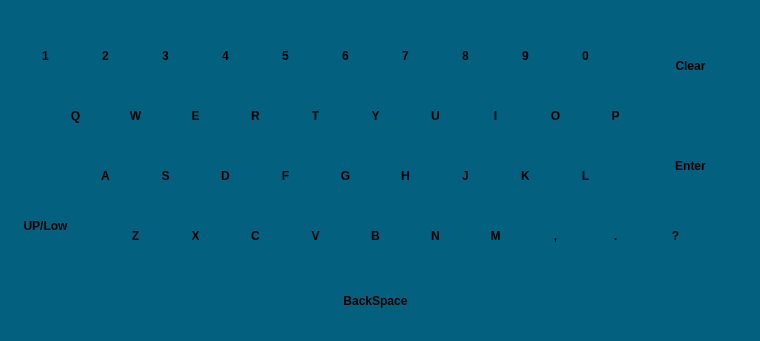
<?xml version="1.0" encoding="UTF-8"?>
<ui version="4.0">
 <class>textkeypad</class>
 <widget class="QDialog" name="textkeypad">
  <property name="geometry">
   <rect>
    <x>0</x>
    <y>0</y>
    <width>760</width>
    <height>341</height>
   </rect>
  </property>
  <property name="windowTitle">
   <string>Dialog</string>
  </property>
  <widget class="QLabel" name="label">
   <property name="geometry">
    <rect>
     <x>0</x>
     <y>0</y>
     <width>761</width>
     <height>341</height>
    </rect>
   </property>
   <property name="styleSheet">
    <string notr="true">background-color: rgb(3, 96, 126);</string>
   </property>
   <property name="text">
    <string/>
   </property>
  </widget>
  <widget class="QPushButton" name="ButOne">
   <property name="geometry">
    <rect>
     <x>20</x>
     <y>30</y>
     <width>51</width>
     <height>51</height>
    </rect>
   </property>
   <property name="styleSheet">
    <string notr="true">image: url(:/image/textbutton.png);
font: 75 17pt &quot;Ubuntu&quot;;
font:bold;
border:none;</string>
   </property>
   <property name="text">
    <string>1</string>
   </property>
  </widget>
  <widget class="QPushButton" name="ButTwo">
   <property name="geometry">
    <rect>
     <x>80</x>
     <y>30</y>
     <width>51</width>
     <height>51</height>
    </rect>
   </property>
   <property name="styleSheet">
    <string notr="true">image: url(:/image/textbutton.png);
font: 75 17pt &quot;Ubuntu&quot;;
font:bold;
border:none;</string>
   </property>
   <property name="text">
    <string>2</string>
   </property>
  </widget>
  <widget class="QPushButton" name="But3">
   <property name="geometry">
    <rect>
     <x>140</x>
     <y>30</y>
     <width>51</width>
     <height>51</height>
    </rect>
   </property>
   <property name="styleSheet">
    <string notr="true">image: url(:/image/textbutton.png);
font: 75 17pt &quot;Ubuntu&quot;;
font:bold;
border:none;</string>
   </property>
   <property name="text">
    <string>3</string>
   </property>
  </widget>
  <widget class="QPushButton" name="But4">
   <property name="geometry">
    <rect>
     <x>200</x>
     <y>30</y>
     <width>51</width>
     <height>51</height>
    </rect>
   </property>
   <property name="styleSheet">
    <string notr="true">image: url(:/image/textbutton.png);
font: 75 17pt &quot;Ubuntu&quot;;
font:bold;
border:none;</string>
   </property>
   <property name="text">
    <string>4</string>
   </property>
  </widget>
  <widget class="QPushButton" name="But5">
   <property name="geometry">
    <rect>
     <x>260</x>
     <y>30</y>
     <width>51</width>
     <height>51</height>
    </rect>
   </property>
   <property name="styleSheet">
    <string notr="true">image: url(:/image/textbutton.png);
font: 75 17pt &quot;Ubuntu&quot;;
font:bold;
border:none;</string>
   </property>
   <property name="text">
    <string>5</string>
   </property>
  </widget>
  <widget class="QPushButton" name="But6">
   <property name="geometry">
    <rect>
     <x>320</x>
     <y>30</y>
     <width>51</width>
     <height>51</height>
    </rect>
   </property>
   <property name="styleSheet">
    <string notr="true">image: url(:/image/textbutton.png);
font: 75 17pt &quot;Ubuntu&quot;;
font:bold;
border:none;</string>
   </property>
   <property name="text">
    <string>6</string>
   </property>
  </widget>
  <widget class="QPushButton" name="But7">
   <property name="geometry">
    <rect>
     <x>380</x>
     <y>30</y>
     <width>51</width>
     <height>51</height>
    </rect>
   </property>
   <property name="styleSheet">
    <string notr="true">image: url(:/image/textbutton.png);
font: 75 17pt &quot;Ubuntu&quot;;
font:bold;
border:none;</string>
   </property>
   <property name="text">
    <string>7</string>
   </property>
  </widget>
  <widget class="QPushButton" name="But8">
   <property name="geometry">
    <rect>
     <x>440</x>
     <y>30</y>
     <width>51</width>
     <height>51</height>
    </rect>
   </property>
   <property name="styleSheet">
    <string notr="true">image: url(:/image/textbutton.png);
font: 75 17pt &quot;Ubuntu&quot;;
font:bold;
border:none;</string>
   </property>
   <property name="text">
    <string>8</string>
   </property>
  </widget>
  <widget class="QPushButton" name="But9">
   <property name="geometry">
    <rect>
     <x>500</x>
     <y>30</y>
     <width>51</width>
     <height>51</height>
    </rect>
   </property>
   <property name="styleSheet">
    <string notr="true">image: url(:/image/textbutton.png);
font: 75 17pt &quot;Ubuntu&quot;;
font:bold;
border:none;</string>
   </property>
   <property name="text">
    <string>9</string>
   </property>
  </widget>
  <widget class="QPushButton" name="But0">
   <property name="geometry">
    <rect>
     <x>560</x>
     <y>30</y>
     <width>51</width>
     <height>51</height>
    </rect>
   </property>
   <property name="styleSheet">
    <string notr="true">image: url(:/image/textbutton.png);
font: 75 17pt &quot;Ubuntu&quot;;
font:bold;
border:none;</string>
   </property>
   <property name="text">
    <string>0</string>
   </property>
  </widget>
  <widget class="QPushButton" name="ButBack">
   <property name="geometry">
    <rect>
     <x>630</x>
     <y>30</y>
     <width>121</width>
     <height>71</height>
    </rect>
   </property>
   <property name="styleSheet">
    <string notr="true">font: 75 17pt &quot;Ubuntu&quot;;
image: url(:/image/enterbutton.png);
font:bold;
border:none;</string>
   </property>
   <property name="text">
    <string>Clear</string>
   </property>
  </widget>
  <widget class="QPushButton" name="ButQ">
   <property name="geometry">
    <rect>
     <x>50</x>
     <y>90</y>
     <width>51</width>
     <height>51</height>
    </rect>
   </property>
   <property name="styleSheet">
    <string notr="true">image: url(:/image/textbutton.png);
font: 75 17pt &quot;Ubuntu&quot;;
font:bold;
border:none;</string>
   </property>
   <property name="text">
    <string>Q</string>
   </property>
  </widget>
  <widget class="QPushButton" name="ButW">
   <property name="geometry">
    <rect>
     <x>110</x>
     <y>90</y>
     <width>51</width>
     <height>51</height>
    </rect>
   </property>
   <property name="styleSheet">
    <string notr="true">image: url(:/image/textbutton.png);
font: 75 17pt &quot;Ubuntu&quot;;
font:bold;
border:none;</string>
   </property>
   <property name="text">
    <string>W</string>
   </property>
  </widget>
  <widget class="QPushButton" name="ButE">
   <property name="geometry">
    <rect>
     <x>170</x>
     <y>90</y>
     <width>51</width>
     <height>51</height>
    </rect>
   </property>
   <property name="styleSheet">
    <string notr="true">image: url(:/image/textbutton.png);
font: 75 17pt &quot;Ubuntu&quot;;
font:bold;
border:none;</string>
   </property>
   <property name="text">
    <string>E</string>
   </property>
  </widget>
  <widget class="QPushButton" name="ButY">
   <property name="geometry">
    <rect>
     <x>350</x>
     <y>90</y>
     <width>51</width>
     <height>51</height>
    </rect>
   </property>
   <property name="styleSheet">
    <string notr="true">image: url(:/image/textbutton.png);
font: 75 17pt &quot;Ubuntu&quot;;
font:bold;
border:none;</string>
   </property>
   <property name="text">
    <string>Y</string>
   </property>
  </widget>
  <widget class="QPushButton" name="ButR">
   <property name="geometry">
    <rect>
     <x>230</x>
     <y>90</y>
     <width>51</width>
     <height>51</height>
    </rect>
   </property>
   <property name="styleSheet">
    <string notr="true">image: url(:/image/textbutton.png);
font: 75 17pt &quot;Ubuntu&quot;;
font:bold;
border:none;</string>
   </property>
   <property name="text">
    <string>R</string>
   </property>
  </widget>
  <widget class="QPushButton" name="ButT">
   <property name="geometry">
    <rect>
     <x>290</x>
     <y>90</y>
     <width>51</width>
     <height>51</height>
    </rect>
   </property>
   <property name="styleSheet">
    <string notr="true">image: url(:/image/textbutton.png);
font: 75 17pt &quot;Ubuntu&quot;;
font:bold;
border:none;</string>
   </property>
   <property name="text">
    <string>T</string>
   </property>
  </widget>
  <widget class="QPushButton" name="ButO">
   <property name="geometry">
    <rect>
     <x>530</x>
     <y>90</y>
     <width>51</width>
     <height>51</height>
    </rect>
   </property>
   <property name="styleSheet">
    <string notr="true">image: url(:/image/textbutton.png);
font: 75 17pt &quot;Ubuntu&quot;;
font:bold;
border:none;</string>
   </property>
   <property name="text">
    <string>O</string>
   </property>
  </widget>
  <widget class="QPushButton" name="ButU">
   <property name="geometry">
    <rect>
     <x>410</x>
     <y>90</y>
     <width>51</width>
     <height>51</height>
    </rect>
   </property>
   <property name="styleSheet">
    <string notr="true">image: url(:/image/textbutton.png);
font: 75 17pt &quot;Ubuntu&quot;;
font:bold;
border:none;</string>
   </property>
   <property name="text">
    <string>U</string>
   </property>
  </widget>
  <widget class="QPushButton" name="ButI">
   <property name="geometry">
    <rect>
     <x>470</x>
     <y>90</y>
     <width>51</width>
     <height>51</height>
    </rect>
   </property>
   <property name="styleSheet">
    <string notr="true">image: url(:/image/textbutton.png);
font: 75 17pt &quot;Ubuntu&quot;;
font:bold;
border:none;</string>
   </property>
   <property name="text">
    <string>I</string>
   </property>
  </widget>
  <widget class="QPushButton" name="ButP">
   <property name="geometry">
    <rect>
     <x>590</x>
     <y>90</y>
     <width>51</width>
     <height>51</height>
    </rect>
   </property>
   <property name="styleSheet">
    <string notr="true">image: url(:/image/textbutton.png);
font: 75 17pt &quot;Ubuntu&quot;;
font:bold;
border:none;</string>
   </property>
   <property name="text">
    <string>P</string>
   </property>
  </widget>
  <widget class="QPushButton" name="ButK">
   <property name="geometry">
    <rect>
     <x>500</x>
     <y>150</y>
     <width>51</width>
     <height>51</height>
    </rect>
   </property>
   <property name="styleSheet">
    <string notr="true">image: url(:/image/textbutton.png);
font: 75 17pt &quot;Ubuntu&quot;;
font:bold;
border:none;</string>
   </property>
   <property name="text">
    <string>K</string>
   </property>
  </widget>
  <widget class="QPushButton" name="ButD">
   <property name="geometry">
    <rect>
     <x>200</x>
     <y>150</y>
     <width>51</width>
     <height>51</height>
    </rect>
   </property>
   <property name="styleSheet">
    <string notr="true">image: url(:/image/textbutton.png);
font: 75 17pt &quot;Ubuntu&quot;;
font:bold;
border:none;</string>
   </property>
   <property name="text">
    <string>D</string>
   </property>
  </widget>
  <widget class="QPushButton" name="ButEnter">
   <property name="geometry">
    <rect>
     <x>610</x>
     <y>130</y>
     <width>161</width>
     <height>71</height>
    </rect>
   </property>
   <property name="styleSheet">
    <string notr="true">border:none;
image: url(:/image/enterbutton.png);
font: 75 17pt &quot;Ubuntu&quot;;
font:bold;
border:none;</string>
   </property>
   <property name="text">
    <string>Enter</string>
   </property>
  </widget>
  <widget class="QPushButton" name="ButUpper_Lower">
   <property name="geometry">
    <rect>
     <x>10</x>
     <y>190</y>
     <width>71</width>
     <height>71</height>
    </rect>
   </property>
   <property name="styleSheet">
    <string notr="true">image: url(:/image/textbutton.png);
font: 75 17pt &quot;Ubuntu&quot;;
font:bold;
border:none;</string>
   </property>
   <property name="text">
    <string>UP/Low</string>
   </property>
  </widget>
  <widget class="QPushButton" name="ButA">
   <property name="geometry">
    <rect>
     <x>80</x>
     <y>150</y>
     <width>51</width>
     <height>51</height>
    </rect>
   </property>
   <property name="styleSheet">
    <string notr="true">image: url(:/image/textbutton.png);
font: 75 17pt &quot;Ubuntu&quot;;
font:bold;
border:none;</string>
   </property>
   <property name="text">
    <string>A</string>
   </property>
  </widget>
  <widget class="QPushButton" name="ButG">
   <property name="geometry">
    <rect>
     <x>320</x>
     <y>150</y>
     <width>51</width>
     <height>51</height>
    </rect>
   </property>
   <property name="styleSheet">
    <string notr="true">image: url(:/image/textbutton.png);
font: 75 17pt &quot;Ubuntu&quot;;
font:bold;
border:none;</string>
   </property>
   <property name="text">
    <string>G</string>
   </property>
  </widget>
  <widget class="QPushButton" name="ButS">
   <property name="geometry">
    <rect>
     <x>140</x>
     <y>150</y>
     <width>51</width>
     <height>51</height>
    </rect>
   </property>
   <property name="styleSheet">
    <string notr="true">image: url(:/image/textbutton.png);
font: 75 17pt &quot;Ubuntu&quot;;
font:bold;
border:none;</string>
   </property>
   <property name="text">
    <string>S</string>
   </property>
  </widget>
  <widget class="QPushButton" name="ButL">
   <property name="geometry">
    <rect>
     <x>560</x>
     <y>150</y>
     <width>51</width>
     <height>51</height>
    </rect>
   </property>
   <property name="styleSheet">
    <string notr="true">image: url(:/image/textbutton.png);
font: 75 17pt &quot;Ubuntu&quot;;
font:bold;
border:none;</string>
   </property>
   <property name="text">
    <string>L</string>
   </property>
  </widget>
  <widget class="QPushButton" name="ButF">
   <property name="geometry">
    <rect>
     <x>260</x>
     <y>150</y>
     <width>51</width>
     <height>51</height>
    </rect>
   </property>
   <property name="styleSheet">
    <string notr="true">image: url(:/image/textbutton.png);
font: 75 17pt &quot;Ubuntu&quot;;
font:bold;
border:none;</string>
   </property>
   <property name="text">
    <string>F</string>
   </property>
  </widget>
  <widget class="QPushButton" name="ButJ">
   <property name="geometry">
    <rect>
     <x>440</x>
     <y>150</y>
     <width>51</width>
     <height>51</height>
    </rect>
   </property>
   <property name="styleSheet">
    <string notr="true">image: url(:/image/textbutton.png);
font: 75 17pt &quot;Ubuntu&quot;;
font:bold;
border:none;</string>
   </property>
   <property name="text">
    <string>J</string>
   </property>
  </widget>
  <widget class="QPushButton" name="ButH">
   <property name="geometry">
    <rect>
     <x>380</x>
     <y>150</y>
     <width>51</width>
     <height>51</height>
    </rect>
   </property>
   <property name="styleSheet">
    <string notr="true">image: url(:/image/textbutton.png);
font: 75 17pt &quot;Ubuntu&quot;;
font:bold;
border:none;</string>
   </property>
   <property name="text">
    <string>H</string>
   </property>
  </widget>
  <widget class="QPushButton" name="Butcomma">
   <property name="geometry">
    <rect>
     <x>530</x>
     <y>210</y>
     <width>51</width>
     <height>51</height>
    </rect>
   </property>
   <property name="styleSheet">
    <string notr="true">image: url(:/image/textbutton.png);
font: 75 17pt &quot;Ubuntu&quot;;
font:bold;
border:none;</string>
   </property>
   <property name="text">
    <string>,</string>
   </property>
  </widget>
  <widget class="QPushButton" name="ButC">
   <property name="geometry">
    <rect>
     <x>230</x>
     <y>210</y>
     <width>51</width>
     <height>51</height>
    </rect>
   </property>
   <property name="styleSheet">
    <string notr="true">image: url(:/image/textbutton.png);
font: 75 17pt &quot;Ubuntu&quot;;
font:bold;
border:none;</string>
   </property>
   <property name="text">
    <string>C</string>
   </property>
  </widget>
  <widget class="QPushButton" name="ButQues">
   <property name="geometry">
    <rect>
     <x>650</x>
     <y>210</y>
     <width>51</width>
     <height>51</height>
    </rect>
   </property>
   <property name="styleSheet">
    <string notr="true">image: url(:/image/textbutton.png);
font: 75 17pt &quot;Ubuntu&quot;;
font:bold;
border:none;</string>
   </property>
   <property name="text">
    <string>?</string>
   </property>
  </widget>
  <widget class="QPushButton" name="ButZ">
   <property name="geometry">
    <rect>
     <x>110</x>
     <y>210</y>
     <width>51</width>
     <height>51</height>
    </rect>
   </property>
   <property name="styleSheet">
    <string notr="true">image: url(:/image/textbutton.png);
font: 75 17pt &quot;Ubuntu&quot;;
font:bold;
border:none;</string>
   </property>
   <property name="text">
    <string>Z</string>
   </property>
  </widget>
  <widget class="QPushButton" name="ButB">
   <property name="geometry">
    <rect>
     <x>350</x>
     <y>210</y>
     <width>51</width>
     <height>51</height>
    </rect>
   </property>
   <property name="styleSheet">
    <string notr="true">image: url(:/image/textbutton.png);
font: 75 17pt &quot;Ubuntu&quot;;
font:bold;
border:none;</string>
   </property>
   <property name="text">
    <string>B</string>
   </property>
  </widget>
  <widget class="QPushButton" name="ButX">
   <property name="geometry">
    <rect>
     <x>170</x>
     <y>210</y>
     <width>51</width>
     <height>51</height>
    </rect>
   </property>
   <property name="styleSheet">
    <string notr="true">image: url(:/image/textbutton.png);
font: 75 17pt &quot;Ubuntu&quot;;
font:bold;
border:none;</string>
   </property>
   <property name="text">
    <string>X</string>
   </property>
  </widget>
  <widget class="QPushButton" name="ButDot">
   <property name="geometry">
    <rect>
     <x>590</x>
     <y>210</y>
     <width>51</width>
     <height>51</height>
    </rect>
   </property>
   <property name="styleSheet">
    <string notr="true">image: url(:/image/textbutton.png);
font: 75 17pt &quot;Ubuntu&quot;;
font:bold;
border:none;</string>
   </property>
   <property name="text">
    <string>.</string>
   </property>
  </widget>
  <widget class="QPushButton" name="ButV">
   <property name="geometry">
    <rect>
     <x>290</x>
     <y>210</y>
     <width>51</width>
     <height>51</height>
    </rect>
   </property>
   <property name="styleSheet">
    <string notr="true">image: url(:/image/textbutton.png);
font: 75 17pt &quot;Ubuntu&quot;;
font:bold;
border:none;</string>
   </property>
   <property name="text">
    <string>V</string>
   </property>
  </widget>
  <widget class="QPushButton" name="ButM">
   <property name="geometry">
    <rect>
     <x>470</x>
     <y>210</y>
     <width>51</width>
     <height>51</height>
    </rect>
   </property>
   <property name="styleSheet">
    <string notr="true">image: url(:/image/textbutton.png);
font: 75 17pt &quot;Ubuntu&quot;;
font:bold;
border:none;</string>
   </property>
   <property name="text">
    <string>M</string>
   </property>
  </widget>
  <widget class="QPushButton" name="ButN">
   <property name="geometry">
    <rect>
     <x>410</x>
     <y>210</y>
     <width>51</width>
     <height>51</height>
    </rect>
   </property>
   <property name="styleSheet">
    <string notr="true">image: url(:/image/textbutton.png);
font: 75 17pt &quot;Ubuntu&quot;;
font:bold;
border:none;</string>
   </property>
   <property name="text">
    <string>N</string>
   </property>
  </widget>
  <widget class="QPushButton" name="ButBackSpace">
   <property name="geometry">
    <rect>
     <x>210</x>
     <y>270</y>
     <width>331</width>
     <height>61</height>
    </rect>
   </property>
   <property name="styleSheet">
    <string notr="true">border:none;
font: 75 15pt &quot;Ubuntu&quot;;
font:bold;
image: url(:/image/backspacebutton.png);</string>
   </property>
   <property name="text">
    <string>BackSpace</string>
   </property>
  </widget>
 </widget>
 <resources/>
 <connections/>
</ui>
